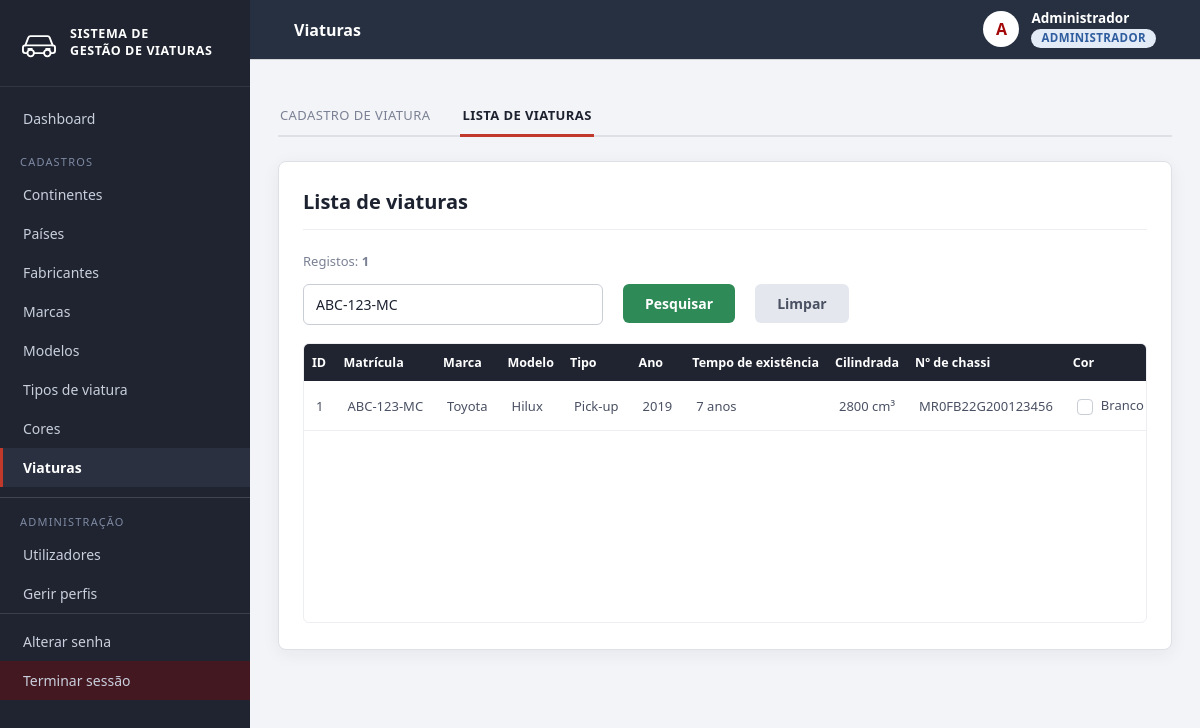
The page /view/ListarViatura.php?pesquisa=ABC-123-MC (signed in) on the database its author committed.
### tables this page shows
CREATE TABLE viatura (
    idViatura    INT AUTO_INCREMENT PRIMARY KEY,
    matricula    VARCHAR(20) NOT NULL,
    anoFabrico   SMALLINT NOT NULL,
    cilindrada   INT NOT NULL,
    numeroChassi VARCHAR(30) NOT NULL,
    preco        DECIMAL(12,2) NOT NULL,
    idModelo     INT NOT NULL,
    idTipo       INT NOT NULL,
    idCor        INT NOT NULL,
    activo       TINYINT(1) NOT NULL DEFAULT 1,
    FOREIGN KEY (idModelo) REFERENCES modelo (idModelo),
    FOREIGN KEY (idTipo)   REFERENCES tipoviatura (idTipo),
    FOREIGN KEY (idCor)    REFERENCES cor (idCor)
);

CREATE TABLE marca (
    idMarca      INT AUTO_INCREMENT PRIMARY KEY,
    nomeMarca    VARCHAR(80) NOT NULL,
    idFabricante INT NOT NULL,
    activo       TINYINT(1) NOT NULL DEFAULT 1,
    FOREIGN KEY (idFabricante) REFERENCES fabricante (idFabricante)
);

CREATE TABLE modelo (
    idModelo   INT AUTO_INCREMENT PRIMARY KEY,
    nomeModelo VARCHAR(80) NOT NULL,
    idMarca    INT NOT NULL,
    activo     TINYINT(1) NOT NULL DEFAULT 1,
    FOREIGN KEY (idMarca) REFERENCES marca (idMarca)
);

CREATE TABLE tipoviatura (
    idTipo   INT AUTO_INCREMENT PRIMARY KEY,
    nomeTipo VARCHAR(60) NOT NULL,
    activo   TINYINT(1) NOT NULL DEFAULT 1
);

CREATE TABLE cor (
    idCor   INT AUTO_INCREMENT PRIMARY KEY,
    nomeCor VARCHAR(40) NOT NULL,
    hexCor  VARCHAR(7)  NOT NULL,
    activo  TINYINT(1) NOT NULL DEFAULT 1
);

### controller/controllerLogin.php (called while the page is built, shortened)
<?php
include_once(__DIR__ . "/helpers.php");
include_once(__DIR__ . "/controllerLog.php");
function eAdministrador()
{
    return isset($_SESSION['idPerfil']) && (int) $_SESSION['idPerfil'] === ID_PERFIL_ADMIN;
}
function temPermissao($chave)
{
    global $conexao;
    static $chaves = null;
    if (eAdministrador() && strpos($chave, 'log:') !== 0) {
        return true;
    }
    if ($chaves === null) {
        $chaves = array();
        $idPerfil = (int) ($_SESSION['idPerfil'] ?? 0);
        $sql = "select p.chave from perfil_permissao pp
                join permissao p on p.codigoPermissao = pp.codigoPermissao
                where pp.idPerfil=" . $idPerfil;
        $result = mysqli_query($conexao, $sql);
        if ($result) {
            while ($rs = mysqli_fetch_assoc($result)) {
                array_push($chaves, $rs['chave']);
            }
        }
    }
    return in_array($chave, $chaves);
}

### controller/controllerCor.php (called while the page is built, shortened)
<?php
include_once(__DIR__ . "/helpers.php");
include_once(__DIR__ . "/controllerLog.php");
function montarCor($rs)
{
    return new Cor($rs['idCor'], $rs['nomeCor'], $rs['hexCor']);
}
function consultarCor($filtro = "", $ordem = "c.idCor desc")
{
    global $conexao;
    $lista = array();
    $sql = "select c.* from cor c where c.activo=1" . $filtro . " order by " . $ordem;
    $result = mysqli_query($conexao, $sql);
    if ($result) {
        while ($rs = mysqli_fetch_assoc($result)) {
            array_push($lista, montarCor($rs));
        }
    }
    return $lista;
}

### controller/helpers.php (called while the page is built, shortened)
<?php
function e($texto)
{
    return htmlspecialchars((string) $texto, ENT_QUOTES, 'UTF-8');
}

### model/Viatura.php (called while the page is built, shortened)
<?php
class Viatura
{
    private $idViatura;
    private $matricula;
    private $anoFabrico;
    private $cilindrada;
    private $numeroChassi;
    private $nomeModelo;
    private $nomeMarca;
    private $nomeTipo;
    private $nomeCor;
    private $hexCor;
    public function __construct($idViatura, $matricula, $anoFabrico, $cilindrada, $numeroChassi, $preco, $idModelo,
                               $idTipo, $idCor, $nomeModelo = null, $nomeMarca = null, $nomeFabricante = null, $nomeTipo = null, $nomeCor = null, $hexCor = null)
    {
        $this->idViatura = $idViatura;
        $this->matricula = $matricula;
        $this->anoFabrico = $anoFabrico;
        $this->cilindrada = $cilindrada;
        $this->numeroChassi = $numeroChassi;
        $this->nomeModelo = $nomeModelo;
        $this->nomeMarca = $nomeMarca;
        $this->nomeTipo = $nomeTipo;
        $this->nomeCor = $nomeCor;
        $this->hexCor = $hexCor;
    }
    public function getIdViatura()
    {
        return $this->idViatura;
    }
    public function getMatricula()
    {
        return $this->matricula;
    }
    public function getAnoFabrico()
    {
        return $this->anoFabrico;
    }
    public function getCilindrada()
    {
        return $this->cilindrada;
    }
    public function getNumeroChassi()
    {
        return $this->numeroChassi;
    }
    public function getNomeModelo()
    {
        return $this->nomeModelo;
    }
    public function getNomeMarca()
    {
        return $this->nomeMarca;
    }
    public function getNomeTipo()
    {
        return $this->nomeTipo;
    }
    public function getNomeCor()
    {
        return $this->nomeCor;
    }
    public function getHexCor()
    {
        return $this->hexCor;
    }
    public function getTempoExistencia()
    {
        $anos = (int) date('Y') - (int) $this->anoFabrico;
        return $anos . " anos";
    }
}

### controller/controllerViatura.php (called while the page is built, shortened)
<?php
include_once(__DIR__ . "/../model/Viatura.php");
include_once(__DIR__ . "/helpers.php");
include_once(__DIR__ . "/controllerLog.php");
function montarViatura($rs)
{
    return new Viatura($rs['idViatura'], $rs['matricula'], $rs['anoFabrico'], $rs['cilindrada'],
     $rs['numeroChassi'], $rs['preco'], $rs['idModelo'], $rs['idTipo'], $rs['idCor'], $rs['nomeModelo'],
      $rs['nomeMarca'], $rs['nomeFabricante'], $rs['nomeTipo'], $rs['nomeCor'], $rs['hexCor']);
}
function consultarViatura($filtro = "", $ordem = "v.idViatura desc")
{
    global $conexao;
    $lista = array();
    $sql = "select v.*, mo.nomeModelo, ma.nomeMarca, f.nomeFabricante, t.nomeTipo, c.nomeCor, c.hexCor
                   from viatura v join modelo mo on mo.idModelo = v.idModelo
                   join marca ma on ma.idMarca = mo.idMarca join fabricante f on f.idFabricante = ma.idFabricante
                   join tipoviatura t on t.idTipo = v.idTipo join cor c on c.idCor = v.idCor
                   where v.activo=1" . $filtro . " order by " . $ordem;
    $result = mysqli_query($conexao, $sql);
    if ($result) {
        while ($rs = mysqli_fetch_assoc($result)) {
            array_push($lista, montarViatura($rs));
        }
    }
    return $lista;
}
function pesquisarViatura($pesquisa)
{
    $p = esc($pesquisa);
    return consultarViatura(" and (v.matricula like '%{$p}%' or v.numeroChassi like '%{$p}%' or v.anoFabrico like '%{$p}%'
                             or v.cilindrada like '%{$p}%' or v.preco like '%{$p}%' or mo.nomeModelo like '%{$p}%'
                             or ma.nomeMarca like '%{$p}%' or f.nomeFabricante like '%{$p}%' or t.nomeTipo like '%{$p}%'
                             or c.nomeCor like '%{$p}%')");
}

### view/ListarViatura.php (the view, shortened to what this page needs)
<?php
include_once __DIR__ . '/../controller/controllerLogin.php';
include_once __DIR__ . '/../controller/controllerViatura.php';
include_once __DIR__ . '/../controller/controllerTipoViatura.php';
include_once __DIR__ . '/../controller/controllerCor.php';
$pesquisa = trim($_GET['pesquisa'] ?? '');
$lista = $pesquisa != '' ? pesquisarViatura($pesquisa) : listarViatura();
?>
<!DOCTYPE html>
<html lang="pt">
<head>
    <link rel="stylesheet" href="css/estilo.css">
</head>
<body>
    <?php include __DIR__ . '/partials/menu.php'; ?>
    <div class="mae">
        <div class="cabecalho">
            <div class="abas">
                <?php if (temPermissao('viatura:criar')) { ?><a href="CadastrarViatura.php" class="aba">CADASTRO DE VIATURA</a><?php } ?>
                <div class="aba abaAtiva">LISTA DE VIATURAS</div>
            </div>
        </div>
        <div class="dalheee">
            <div class="card">
                <div class="topo">
                    <h1 class="titulo"><strong>Lista de viaturas</strong></h1>
                </div>
                <p class="totalRegistos">Registos: <strong><?= count($lista) ?></strong></p>
                <form method="get">
                    <div class="linha">
                        <div class="campo campoBusca">
                            <input type="text" name="pesquisa" class="input" placeholder="Pesquisar" value="<?= e($pesquisa) ?>">
                        </div>
                        <div class="campo">
                            <button type="submit" class="botao">Pesquisar</button>
                        </div>
                        <?php if ($pesquisa != '') { ?>
                            <div class="campo">
                                <a href="ListarViatura.php" class="botao botaoCancelar">Limpar</a>
                            </div>
                        <?php } ?>
                    </div>
                </form>
                <div class="tabela">
                    <table>
                        <thead>
                            <tr>
                                <th>ID</th>
                                <th>Matrícula</th>
                                <th>Marca</th>
                                <th>Modelo</th>
                                <th>Tipo</th>
                                <th>Ano</th>
                                <th>Tempo de existência</th>
                                <th>Cilindrada</th>
                                <th>Nº de chassi</th>
                                <th>Cor</th>
                            </tr>
                        </thead>
                        <tbody>
                            <?php if (count($lista) == 0) { ?>
                                <tr>
                                    <td colspan="12">SEM NENHUMA VIATURA REGISTADA</td>
                                </tr>
                            <?php } else { ?>
                                <?php foreach ($lista as $item) { ?>
                                    <tr>
                                        <td><?= $item->getIdViatura() ?></td>
                                        <td><?= e($item->getMatricula()) ?></td>
                                        <td><?= e($item->getNomeMarca()) ?></td>
                                        <td><?= e($item->getNomeModelo()) ?></td>
                                        <td><?= e($item->getNomeTipo()) ?></td>
                                        <td><?= e($item->getAnoFabrico()) ?></td>
                                        <td><?= e($item->getTempoExistencia()) ?></td>
                                        <td><?= e($item->getCilindrada() . ' cm³') ?></td>
                                        <td><?= e($item->getNumeroChassi()) ?></td>
                                        <td><span class="amostra" style="background: <?= e($item->getHexCor()) ?>"></span><?= e($item->getNomeCor()) ?></td>
                                    </tr>
                                <?php } ?>
                            <?php } ?>
                        </tbody>
                    </table>
                </div>
            </div>
        </div>
    </div>
</body>
</html>

### view/css/estilo.css (style rules this page uses)
:root { --escuro: #1f2430; --escuro-2: #2a3040; --acento: #c0392b; --acento-hover: #a93226; --verde: #2e8b57; --verde-hover: #25744a; --azul: #2f6fb3; --azul-hover: #265a93; --fundo: #f3f4f7; --branco: #ffffff; --borda: #dde0e6; --texto: #1d2230; --texto-medio: #4a5163; --texto-claro: #7a8194; }
* { margin: 0; padding: 0; box-sizing: border-box; font-family: 'Segoe UI', 'Trebuchet MS', Arial, sans-serif; }
body { background-color: var(--fundo); color: var(--texto); min-height: 100vh; }
.mae { margin-left: 250px; min-height: 100vh; display: flex; flex-direction: column; padding: 92px 28px 40px; }
.cabecalho { position: sticky; top: 60px; z-index: 10; background-color: var(--fundo); padding-top: 4px; margin-bottom: 24px; }
.abas { display: flex; gap: 28px; max-width: 1400px; margin: 0 auto; border-bottom: 2px solid var(--borda); }
.aba { padding: 10px 2px; font-size: 13px; letter-spacing: 0.4px; color: var(--texto-claro); text-decoration: none; }
.abaAtiva { color: var(--texto); font-weight: bold; border-bottom: 3px solid var(--acento); margin-bottom: -2px; }
.dalheee { width: 100%; display: flex; justify-content: center; }
.card { width: 100%; max-width: 1400px; margin: 0 auto; background-color: var(--branco); border: 1px solid var(--borda); border-radius: 8px; padding: 26px 24px; box-shadow: 0 4px 18px rgba(31, 36, 48, 0.06); }
.topo { margin-bottom: 22px; padding-bottom: 14px; border-bottom: 1px solid #eceef2; }
.titulo { font-size: 20px; color: var(--texto); }
.linha { display: flex; gap: 20px; }
.campo { margin-bottom: 18px; }
.campoBusca { width: 300px; }
.input { width: 100%; padding: 10px 12px; border: 1px solid #c9cdd6; border-radius: 6px; font-size: 14px; color: var(--texto); background-color: #ffffff; transition: border-color 0.15s ease, box-shadow 0.15s ease; }
.botao { display: inline-block; padding: 10px 22px; border: none; border-radius: 6px; background-color: var(--verde); color: #ffffff; font-size: 14px; font-weight: 600; text-decoration: none; cursor: pointer; white-space: nowrap; }
.botaoCancelar { background-color: #e4e7ed; color: var(--texto-medio); }
.tabela { width: 100%; max-height: calc(100vh - 360px); min-height: 280px; overflow: auto; border: 1px solid #eceef2; border-radius: 6px; }
table { width: 100%; border-collapse: collapse; background-color: #ffffff; }
thead th { position: sticky; top: 0; z-index: 2; background-color: var(--escuro); color: #ffffff; text-align: left; padding: 10px 8px; font-size: 12.5px; font-weight: 600; white-space: nowrap; }
tbody td { padding: 10px 12px; white-space: nowrap; font-size: 13px; color: var(--texto-medio); border-bottom: 1px solid #eceef2; }
.amostra { display: inline-block; width: 16px; height: 16px; margin-right: 8px; border-radius: 4px; border: 1px solid #c9cdd6; vertical-align: middle; }
.totalRegistos { margin-bottom: 14px; font-size: 13px; color: var(--texto-claro); }

### rows shown on the page
viatura: idViatura "1", matricula "ABC-123-MC", marca.nomeMarca "Toyota", idModelo.nomeModelo "Hilux", idTipo.nomeTipo "Pick-up", anoFabrico "2019", anoFabrico "7 anos", cilindrada "2800 cm³", numeroChassi "MR0FB22G200123456", idCor.nomeCor "Branco"

### other values the page prints
$entidade['menu'] "Continentes"
$entidade['menu'] "Países"
$entidade['menu'] "Fabricantes"
$entidade['menu'] "Marcas"
$entidade['menu'] "Modelos"
$entidade['menu'] "Tipos de viatura"
$entidade['menu'] "Cores"
$entidade['menu'] "Viaturas"
$tituloTopo "Viaturas"
substr($nomeTopo, 0, 1) "A"
$nomeTopo "Administrador"
$_SESSION['perfil'] "ADMINISTRADOR"
count($lista) "1"
